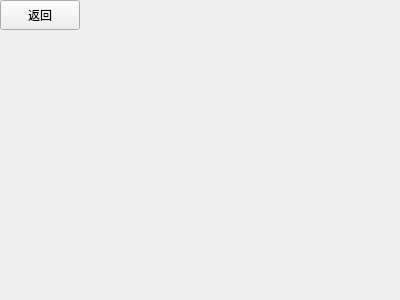
<?xml version="1.0" encoding="UTF-8"?>
<ui version="4.0">
 <class>TrainSearch</class>
 <widget class="QWidget" name="TrainSearch">
  <property name="geometry">
   <rect>
    <x>0</x>
    <y>0</y>
    <width>400</width>
    <height>300</height>
   </rect>
  </property>
  <property name="windowTitle">
   <string>Form</string>
  </property>
  <widget class="QPushButton" name="backButton">
   <property name="geometry">
    <rect>
     <x>0</x>
     <y>0</y>
     <width>80</width>
     <height>30</height>
    </rect>
   </property>
   <property name="text">
    <string>返回</string>
   </property>
  </widget>
 </widget>
 <resources/>
 <connections/>
</ui>
